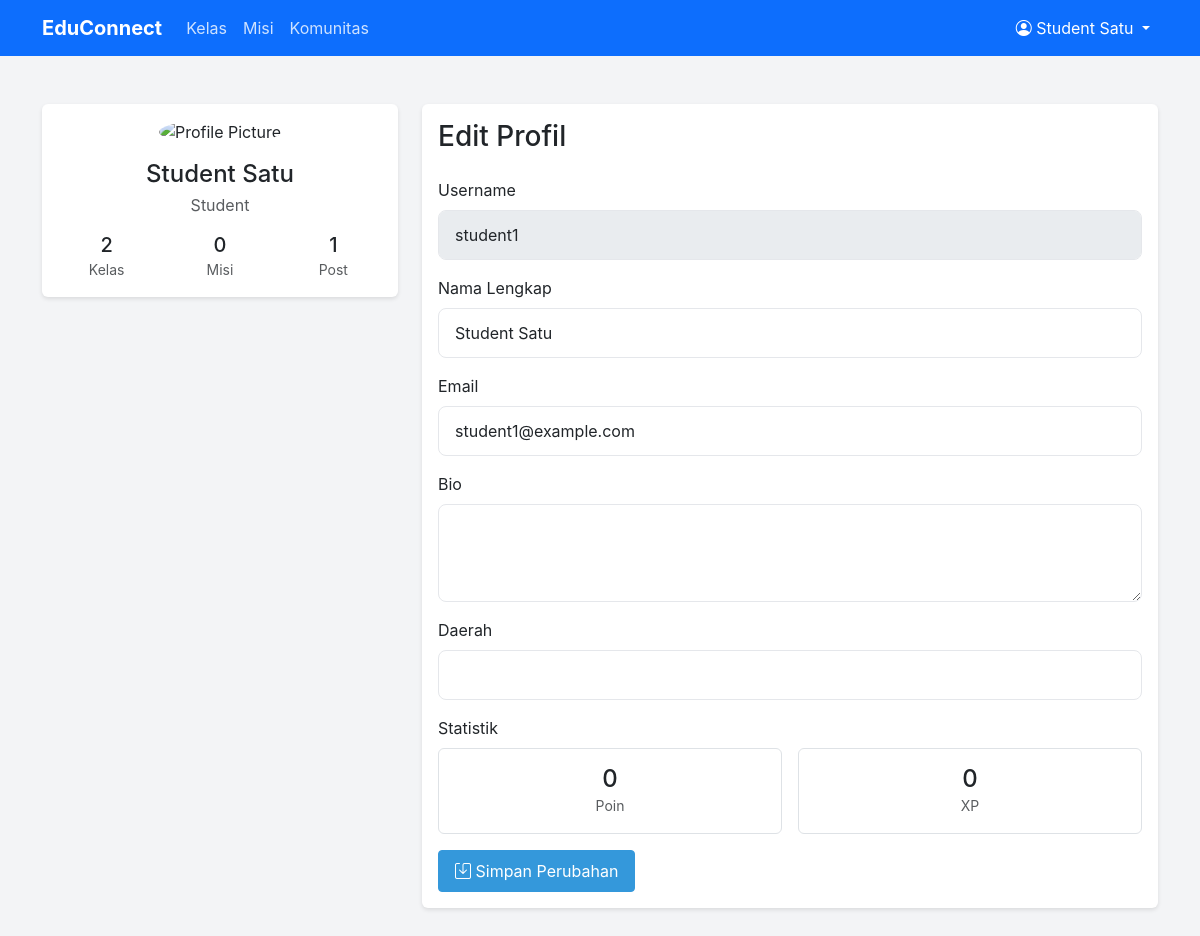
Screenshot of /profile.php (signed in) with the database file from the repository.
### tables this page shows
CREATE TABLE IF NOT EXISTS users (
    id INT PRIMARY KEY AUTO_INCREMENT,
    username VARCHAR(50) UNIQUE NOT NULL,
    password VARCHAR(255) NOT NULL,
    email VARCHAR(100) UNIQUE NOT NULL,
    full_name VARCHAR(100) NOT NULL,
    role ENUM('admin', 'mentor', 'student') NOT NULL DEFAULT 'student',
    profile_picture VARCHAR(255),
    bio TEXT,
    region VARCHAR(100),
    points INT DEFAULT 0,
    experience INT DEFAULT 0,
    created_at TIMESTAMP DEFAULT CURRENT_TIMESTAMP
);

### db_connect.php (called while the page is built, shortened)
<?php
class Database {
    private static $instance = null;
    private $conn;
    private function __construct() {
        try {
            $dsn = "mysql:host=" . DB_HOST . ";dbname=" . DB_NAME . ";charset=utf8mb4";
            $options = [
                PDO::ATTR_ERRMODE => PDO::ERRMODE_EXCEPTION,
                PDO::ATTR_DEFAULT_FETCH_MODE => PDO::FETCH_ASSOC,
                PDO::ATTR_EMULATE_PREPARES => false,
            ];
            $this->conn = new PDO($dsn, DB_USER, DB_PASS, $options);
        } catch (PDOException $e) {
            die("Error: " . $e->getMessage());
        }
    }
    public static function getInstance() {
        if (self::$instance == null) {
            self::$instance = new Database();
        }
        return self::$instance;
    }
    public function getConnection() {
        return $this->conn;
    }
}
function db() {
    return Database::getInstance()->getConnection();
}

### auth/auth.php (called while the page is built, shortened)
<?php
require_once __DIR__ . '/../db_connect.php';
class Auth {
    private $db;
    public function __construct() {
        $this->db = db();
    }
    public function isLoggedIn() {
        return isset($_SESSION['user_id']);
    }
    public function getCurrentUser() {
        $stmt = $this->db->prepare("SELECT * FROM users WHERE id = ?");
        $stmt->execute([$_SESSION['user_id']]);
        return $stmt->fetch(PDO::FETCH_ASSOC);
    }
}
?>

### profile.php (the view, shortened to what this page needs)
<?php
require_once('db_connect.php');
require_once 'auth/auth.php';
$auth = new Auth();
$user = $auth->getCurrentUser();
$db = db();
$query = "
    SELECT u.*,
           COALESCE((SELECT COUNT(*) FROM user_courses WHERE user_id = u.id), 0) as enrolled_courses,
           COALESCE((SELECT COUNT(*) FROM user_missions WHERE user_id = u.id AND status = 'completed'), 0) as completed_missions,
           COALESCE((SELECT COUNT(*) FROM community_posts WHERE user_id = u.id), 0) as total_posts
    FROM users u
    WHERE u.id = ?
";
$stmt = $db->prepare($query);
$stmt->execute([$user['id']]);
$user_data = $stmt->fetch(PDO::FETCH_ASSOC);
?>
<!DOCTYPE html>
<html lang="id">
<head>
    <link href="https://cdn.jsdelivr.net/npm/bootstrap@5.3.0/dist/css/bootstrap.min.css" rel="stylesheet">
    <link href="https://cdn.jsdelivr.net/npm/bootstrap-icons@1.7.2/font/bootstrap-icons.css" rel="stylesheet">
    <link href="assets/css/style.css" rel="stylesheet">
</head>
<body>
    <nav class="navbar navbar-expand-lg navbar-dark bg-primary">
        <div class="container">
            <a class="navbar-brand" href="index.php">EduConnect</a>
            <div class="collapse navbar-collapse" id="navbarNav">
                <ul class="navbar-nav me-auto">
                    <li class="nav-item">
                        <a class="nav-link" href="kelas.php">Kelas</a>
                    </li>
                    <li class="nav-item">
                        <a class="nav-link" href="mission.php">Misi</a>
                    </li>
                    <li class="nav-item">
                        <a class="nav-link" href="community.php">Komunitas</a>
                    </li>
                </ul>
                <ul class="navbar-nav">
                    <li class="nav-item dropdown">
                        <a class="nav-link dropdown-toggle active" href="#" id="navbarDropdown" role="button" data-bs-toggle="dropdown">
                            <i class="bi bi-person-circle"></i> <?php echo htmlspecialchars($user['full_name']); ?>
                        </a>
                    </li>
                </ul>
            </div>
        </div>
    </nav>
    <div class="container py-5">
        <div class="row">
            <div class="col-md-4 mb-4">
                <div class="card">
                    <div class="card-body text-center">
                        <img src="<?php echo $user_data['profile_picture'] ?? 'assets/images/default-avatar.jpg'; ?>"
                             class="rounded-circle mb-3" width="120" height="120" alt="Profile Picture">
                        <h2 class="h4 mb-1"><?php echo htmlspecialchars($user_data['full_name']); ?></h2>
                        <p class="text-muted mb-3"><?php echo ucfirst($user_data['role']); ?></p>
                        <div class="row text-center g-3">
                            <div class="col">
                                <div class="h5 mb-0"><?php echo $user_data['enrolled_courses'] ?? 0; ?></div>
                                <small class="text-muted">Kelas</small>
                            </div>
                            <div class="col">
                                <div class="h5 mb-0"><?php echo $user_data['completed_missions'] ?? 0; ?></div>
                                <small class="text-muted">Misi</small>
                            </div>
                            <div class="col">
                                <div class="h5 mb-0"><?php echo $user_data['total_posts'] ?? 0; ?></div>
                                <small class="text-muted">Post</small>
                            </div>
                        </div>
                    </div>
                </div>
            </div>
            <div class="col-md-8">
                <div class="card">
                    <div class="card-body">
                        <h1 class="h3 mb-4">Edit Profil</h1>
                        <form method="POST" action="">
                            <div class="mb-3">
                                <label for="username" class="form-label">Username</label>
                                <input type="text" class="form-control" id="username"
                                       value="<?php echo htmlspecialchars($user_data['username']); ?>" disabled>
                            </div>
                            <div class="mb-3">
                                <label for="full_name" class="form-label">Nama Lengkap</label>
                                <input type="text" class="form-control" id="full_name" name="full_name"
                                       value="<?php echo htmlspecialchars($user_data['full_name']); ?>" required>
                            </div>
                            <div class="mb-3">
                                <label for="email" class="form-label">Email</label>
                                <input type="email" class="form-control" id="email" name="email"
                                       value="<?php echo htmlspecialchars($user_data['email']); ?>" required>
                            </div>
                            <div class="mb-3">
                                <label for="bio" class="form-label">Bio</label>
                                <textarea class="form-control" id="bio" name="bio" rows="3"><?php echo htmlspecialchars($user_data['bio'] ?? ''); ?></textarea>
                            </div>
                            <div class="mb-3">
                                <label for="region" class="form-label">Daerah</label>
                                <input type="text" class="form-control" id="region" name="region"
                                       value="<?php echo htmlspecialchars($user_data['region'] ?? ''); ?>">
                            </div>
                            <div class="mb-3">
                                <label class="form-label">Statistik</label>
                                <div class="row g-3">
                                    <div class="col">
                                        <div class="p-3 border rounded text-center">
                                            <div class="h4 mb-0"><?php echo $user_data['points'] ?? 0; ?></div>
                                            <small class="text-muted">Poin</small>
                                        </div>
                                    </div>
                                    <div class="col">
                                        <div class="p-3 border rounded text-center">
                                            <div class="h4 mb-0"><?php echo $user_data['experience'] ?? 0; ?></div>
                                            <small class="text-muted">XP</small>
                                        </div>
                                    </div>
                                </div>
                            </div>
                            <button type="submit" class="btn btn-primary">
                                <i class="bi bi-save"></i> Simpan Perubahan
                            </button>
                        </form>
                    </div>
                </div>
            </div>
        </div>
    </div>
</body>
</html>

### assets/css/style.css (style rules this page uses)
:root { --primary-color: #4F46E5; --secondary-color: #10B981; --text-color: #1F2937; --light-bg: #F3F4F6; --white: #FFFFFF; }
body { font-family: 'Inter', -apple-system, BlinkMacSystemFont, 'Segoe UI', Roboto, Oxygen, Ubuntu, Cantarell, 'Open Sans', 'Helvetica Neue', sans-serif; color: var(--text-color); background-color: var(--light-bg); }
.navbar { background-color: #2c3e50; }
.navbar-brand { font-weight: 700; color: var(--white) !important; }
.navbar-dark .navbar-nav .nav-link { color: rgba(255, 255, 255, 0.8); }
.navbar-dark .navbar-nav .nav-link:hover, .navbar-dark .navbar-nav .nav-link.active { color: #fff; }
.card { border: none; box-shadow: 0 2px 4px rgba(0, 0, 0, 0.1); transition: transform 0.2s; }
.btn { padding: 0.5rem 1rem; border-radius: 0.25rem; transition: all 0.2s; }
.btn-primary { background-color: #3498db; border-color: #3498db; }
.form-control { border-radius: 0.5rem; padding: 0.75rem 1rem; border: 1px solid #E5E7EB; }

### rows the page displays
users: full_name "Student Satu", role "Student", username "student1", email "student1@example.com", points "0", experience "0"

### other values shown
$user_data['enrolled_courses'] "2"
$user_data['completed_missions'] "0"
$user_data['total_posts'] "1"
